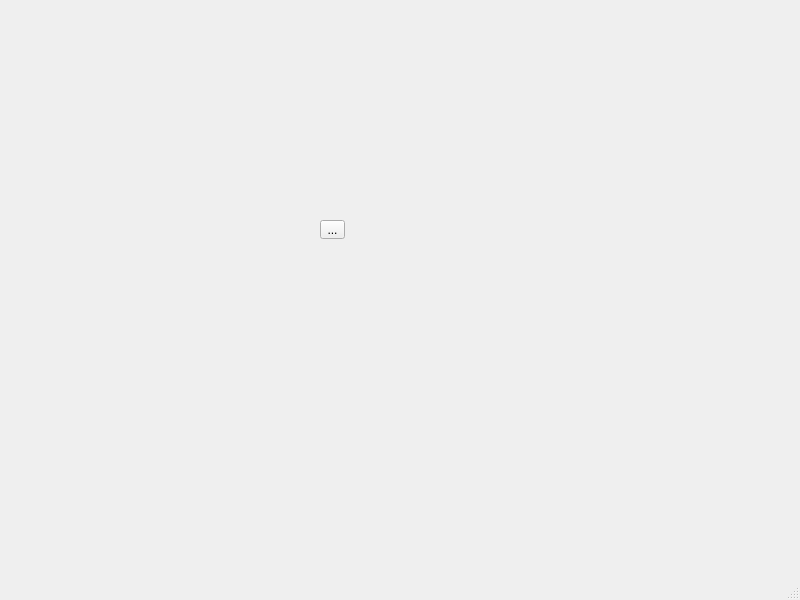
<?xml version="1.0" encoding="UTF-8"?>
<ui version="4.0">
 <class>MainWindow</class>
 <widget class="QMainWindow" name="MainWindow">
  <property name="geometry">
   <rect>
    <x>0</x>
    <y>0</y>
    <width>800</width>
    <height>600</height>
   </rect>
  </property>
  <property name="windowTitle">
   <string>MainWindow</string>
  </property>
  <widget class="QWidget" name="centralwidget">
   <widget class="QToolButton" name="toolButton">
    <property name="geometry">
     <rect>
      <x>320</x>
      <y>220</y>
      <width>25</width>
      <height>19</height>
     </rect>
    </property>
    <property name="text">
     <string>...</string>
    </property>
   </widget>
  </widget>
  <widget class="QMenuBar" name="menubar">
   <property name="geometry">
    <rect>
     <x>0</x>
     <y>0</y>
     <width>800</width>
     <height>21</height>
    </rect>
   </property>
  </widget>
  <widget class="QStatusBar" name="statusbar"/>
 </widget>
 <resources/>
 <connections/>
</ui>
